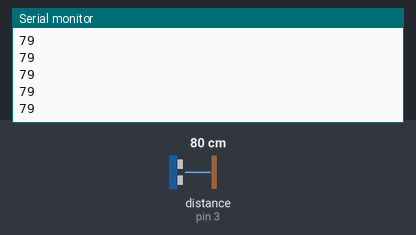
Bench run of a sketch on a simulated Arduino Uno, built with avr-gcc and run on an emulated ATmega328P. On the bench: the last lines printed to the serial monitor. Wiring (inferred from the names in the program): ultrasonic range finder: trigger pin 2; echo pin 3. Inputs (shaded band) come from the test bench; at power-on: distance to the obstacle (sensor on pin 3) 80 cm. The echo pulse lasts 58.3 µs per cm.

Above: at 1.2 s.
1.3 s: distance to the obstacle (sensor on pin 3) set to 2 cm
At 2.3 s:
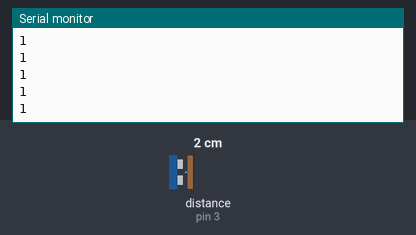
2.8 s: distance to the obstacle (sensor on pin 3) set to 4 cm
At 3.3 s:
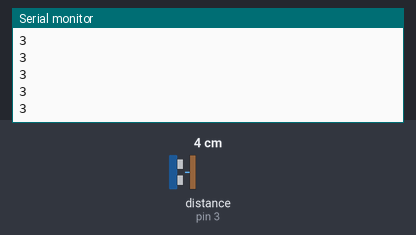
Timing chart, 0 to 5.8 s (numbered marks = the images above; inputs shaded):
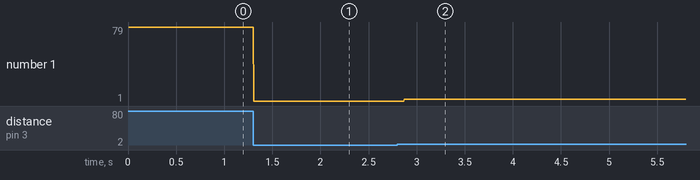

The sketch:

18.Ultrazvuk.ino
```cpp
int trigPin = 2; // nastavuje pin pro ovládání ultrazvukového vysílače
int echoPin = 3; // nastavuje pin pro čtení odraženého signálu od překážky
int duration, distance_cm; // definuje proměnné pro délku trvání signálu a vypočtenou vzdálenost

void setup(){
  Serial.begin(9600); // inicializuje sériovou komunikaci pro výstup naměřené vzdálenosti
  pinMode(echoPin, INPUT); // nastavuje pin pro čtení jako vstupní pin
  pinMode(trigPin, OUTPUT); // nastavuje pin pro ovládání jako výstupní pin
}

void loop(){
  digitalWrite(trigPin, HIGH); // zapíná vysílač ultrazvukového signálu
  delayMicroseconds(10); // čeká 10 mikrosekund
  digitalWrite(trigPin, LOW); // vypíná vysílač ultrazvukového signálu
  duration = pulseIn(echoPin, HIGH); // zjišťuje, jak dlouho trvá signál na echoPin
  distance_cm = (duration / 29.155 ) / 2; // vypočítává vzdálenost v centimetrech
  Serial.println(distance_cm); // vypisuje vzdálenost v centimetrech na sériovou linku
}
```

Measured:
- after the input at 1.3 s, the serial monitor: prints a new line at once (image 1)
- after the input at 2.8 s, the serial monitor: prints a new line after 0.07 s (image 2)
- plotted number 1: 79 → 1 after the input at 1.3 s, 1 → 3 after the input at 2.8 s
